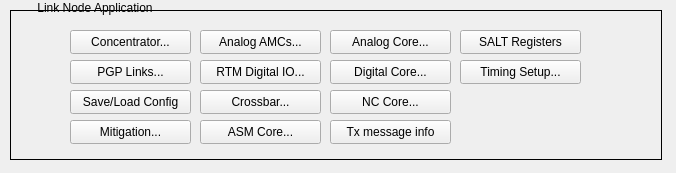
<?xml version="1.0" encoding="UTF-8"?>
<ui version="4.0">
 <class>Form</class>
 <widget class="QWidget" name="Form">
  <property name="geometry">
   <rect>
    <x>0</x>
    <y>0</y>
    <width>676</width>
    <height>173</height>
   </rect>
  </property>
  <property name="windowTitle">
   <string>Form</string>
  </property>
  <property name="styleSheet">
   <string notr="true"/>
  </property>
  <widget class="QFrame" name="frame">
   <property name="geometry">
    <rect>
     <x>10</x>
     <y>10</y>
     <width>652</width>
     <height>150</height>
    </rect>
   </property>
   <property name="frameShape">
    <enum>QFrame::Box</enum>
   </property>
   <property name="frameShadow">
    <enum>QFrame::Plain</enum>
   </property>
   <widget class="PyDMEDMDisplayButton" name="PyDMEDMDisplayButton">
    <property name="geometry">
     <rect>
      <x>60</x>
      <y>20</y>
      <width>121</width>
      <height>24</height>
     </rect>
    </property>
    <property name="toolTip">
     <string/>
    </property>
    <property name="text">
     <string>Concentrator...</string>
    </property>
    <property name="filenames" stdset="0">
     <stringlist>
      <string>$EDM/mps/mps_linknode_concentrator_hps.edl</string>
     </stringlist>
    </property>
    <property name="titles" stdset="0">
     <stringlist/>
    </property>
    <property name="showIcon" stdset="0">
     <bool>false</bool>
    </property>
    <property name="macros" stdset="0">
     <stringlist>
      <string>P=${P}</string>
     </stringlist>
    </property>
   </widget>
   <widget class="PyDMEDMDisplayButton" name="PyDMEDMDisplayButton_3">
    <property name="geometry">
     <rect>
      <x>60</x>
      <y>80</y>
      <width>121</width>
      <height>24</height>
     </rect>
    </property>
    <property name="toolTip">
     <string/>
    </property>
    <property name="text">
     <string>Save/Load Config</string>
    </property>
    <property name="filenames" stdset="0">
     <stringlist>
      <string>$EDM/mps/mps_saveLoadConfig_hps.edl</string>
     </stringlist>
    </property>
    <property name="titles" stdset="0">
     <stringlist/>
    </property>
    <property name="showIcon" stdset="0">
     <bool>false</bool>
    </property>
    <property name="macros" stdset="0">
     <stringlist>
      <string>P=${P}</string>
     </stringlist>
    </property>
   </widget>
   <widget class="PyDMEDMDisplayButton" name="PyDMEDMDisplayButton_4">
    <property name="geometry">
     <rect>
      <x>60</x>
      <y>110</y>
      <width>121</width>
      <height>24</height>
     </rect>
    </property>
    <property name="toolTip">
     <string/>
    </property>
    <property name="text">
     <string>Mitigation...</string>
    </property>
    <property name="filenames" stdset="0">
     <stringlist>
      <string>$EDM/mps/mps_linknode_mitigation_hps.edl</string>
     </stringlist>
    </property>
    <property name="titles" stdset="0">
     <stringlist/>
    </property>
    <property name="showIcon" stdset="0">
     <bool>false</bool>
    </property>
    <property name="macros" stdset="0">
     <stringlist>
      <string>P=${P}</string>
     </stringlist>
    </property>
   </widget>
   <widget class="PyDMEDMDisplayButton" name="PyDMEDMDisplayButton_5">
    <property name="geometry">
     <rect>
      <x>190</x>
      <y>20</y>
      <width>121</width>
      <height>24</height>
     </rect>
    </property>
    <property name="toolTip">
     <string/>
    </property>
    <property name="text">
     <string>Analog AMCs...</string>
    </property>
    <property name="filenames" stdset="0">
     <stringlist>
      <string>$EDM/mps/mps_linknode_analog_amc_hps.edl</string>
     </stringlist>
    </property>
    <property name="titles" stdset="0">
     <stringlist/>
    </property>
    <property name="showIcon" stdset="0">
     <bool>false</bool>
    </property>
    <property name="macros" stdset="0">
     <stringlist>
      <string>P=${P}</string>
     </stringlist>
    </property>
   </widget>
   <widget class="PyDMEDMDisplayButton" name="PyDMEDMDisplayButton_6">
    <property name="geometry">
     <rect>
      <x>190</x>
      <y>50</y>
      <width>121</width>
      <height>24</height>
     </rect>
    </property>
    <property name="toolTip">
     <string/>
    </property>
    <property name="text">
     <string>RTM Digital IO...</string>
    </property>
    <property name="filenames" stdset="0">
     <stringlist>
      <string>$EDM/mps/mps_linknode_rtm_dio_hps.edl</string>
     </stringlist>
    </property>
    <property name="titles" stdset="0">
     <stringlist/>
    </property>
    <property name="showIcon" stdset="0">
     <bool>false</bool>
    </property>
    <property name="macros" stdset="0">
     <stringlist>
      <string>P=${P}</string>
     </stringlist>
    </property>
   </widget>
   <widget class="PyDMEDMDisplayButton" name="PyDMEDMDisplayButton_9">
    <property name="geometry">
     <rect>
      <x>320</x>
      <y>20</y>
      <width>121</width>
      <height>24</height>
     </rect>
    </property>
    <property name="toolTip">
     <string/>
    </property>
    <property name="text">
     <string>Analog Core...</string>
    </property>
    <property name="filenames" stdset="0">
     <stringlist>
      <string>$EDM/mps/mps_analog_core_hps.edl</string>
     </stringlist>
    </property>
    <property name="titles" stdset="0">
     <stringlist/>
    </property>
    <property name="showIcon" stdset="0">
     <bool>false</bool>
    </property>
    <property name="macros" stdset="0">
     <stringlist>
      <string>P=${P}</string>
     </stringlist>
    </property>
   </widget>
   <widget class="PyDMEDMDisplayButton" name="PyDMEDMDisplayButton_10">
    <property name="geometry">
     <rect>
      <x>320</x>
      <y>50</y>
      <width>121</width>
      <height>24</height>
     </rect>
    </property>
    <property name="toolTip">
     <string/>
    </property>
    <property name="text">
     <string>Digital Core...</string>
    </property>
    <property name="filenames" stdset="0">
     <stringlist>
      <string>$EDM/mps/mps_linknode_digital_core_hps.edl</string>
     </stringlist>
    </property>
    <property name="titles" stdset="0">
     <stringlist/>
    </property>
    <property name="showIcon" stdset="0">
     <bool>false</bool>
    </property>
    <property name="macros" stdset="0">
     <stringlist>
      <string>P=${P}</string>
     </stringlist>
    </property>
   </widget>
   <widget class="PyDMEDMDisplayButton" name="PyDMEDMDisplayButton_11">
    <property name="geometry">
     <rect>
      <x>320</x>
      <y>80</y>
      <width>121</width>
      <height>24</height>
     </rect>
    </property>
    <property name="toolTip">
     <string/>
    </property>
    <property name="text">
     <string>NC Core...</string>
    </property>
    <property name="filenames" stdset="0">
     <stringlist>
      <string>$EDM/mps/mps_linknode_lcls1_core_hps.edl</string>
     </stringlist>
    </property>
    <property name="titles" stdset="0">
     <stringlist/>
    </property>
    <property name="showIcon" stdset="0">
     <bool>false</bool>
    </property>
    <property name="macros" stdset="0">
     <stringlist>
      <string>P=${P}</string>
     </stringlist>
    </property>
   </widget>
   <widget class="PyDMEDMDisplayButton" name="PyDMEDMDisplayButton_12">
    <property name="geometry">
     <rect>
      <x>320</x>
      <y>110</y>
      <width>121</width>
      <height>24</height>
     </rect>
    </property>
    <property name="toolTip">
     <string/>
    </property>
    <property name="text">
     <string>Tx message info</string>
    </property>
    <property name="filenames" stdset="0">
     <stringlist>
      <string>$EDM/mps/mps_linknode_debug_hps.edl</string>
     </stringlist>
    </property>
    <property name="titles" stdset="0">
     <stringlist/>
    </property>
    <property name="showIcon" stdset="0">
     <bool>false</bool>
    </property>
    <property name="macros" stdset="0">
     <stringlist>
      <string>P=${P}</string>
     </stringlist>
    </property>
   </widget>
   <widget class="PyDMRelatedDisplayButton" name="PyDMRelatedDisplayButton">
    <property name="geometry">
     <rect>
      <x>60</x>
      <y>50</y>
      <width>121</width>
      <height>24</height>
     </rect>
    </property>
    <property name="toolTip">
     <string/>
    </property>
    <property name="text">
     <string>PGP Links...</string>
    </property>
    <property name="filenames" stdset="0">
     <stringlist>
      <string>mps_pgp_status.ui</string>
      <string>mps_pgp_status.ui</string>
      <string>mps_pgp_status.ui</string>
      <string>mps_pgp_status.ui</string>
     </stringlist>
    </property>
    <property name="titles" stdset="0">
     <stringlist>
      <string>Port 0</string>
      <string>Port 1</string>
      <string>Port 2</string>
      <string>Port 3</string>
     </stringlist>
    </property>
    <property name="showIcon" stdset="0">
     <bool>false</bool>
    </property>
    <property name="macros" stdset="0">
     <stringlist>
      <string>{&quot;N&quot;:&quot;0&quot;}</string>
      <string>{&quot;N&quot;:&quot;1&quot;}</string>
      <string>{&quot;N&quot;:&quot;2&quot;}</string>
      <string>{&quot;N&quot;:&quot;3&quot;}</string>
     </stringlist>
    </property>
    <property name="openInNewWindow" stdset="0">
     <bool>true</bool>
    </property>
   </widget>
   <widget class="PyDMRelatedDisplayButton" name="PyDMRelatedDisplayButton_2">
    <property name="geometry">
     <rect>
      <x>450</x>
      <y>20</y>
      <width>121</width>
      <height>24</height>
     </rect>
    </property>
    <property name="toolTip">
     <string/>
    </property>
    <property name="text">
     <string>SALT Registers</string>
    </property>
    <property name="filenames" stdset="0">
     <stringlist>
      <string>mps_embed_salt.ui</string>
     </stringlist>
    </property>
    <property name="showIcon" stdset="0">
     <bool>false</bool>
    </property>
    <property name="openInNewWindow" stdset="0">
     <bool>true</bool>
    </property>
   </widget>
   <widget class="PyDMRelatedDisplayButton" name="PyDMRelatedDisplayButton_3">
    <property name="geometry">
     <rect>
      <x>190</x>
      <y>80</y>
      <width>121</width>
      <height>24</height>
     </rect>
    </property>
    <property name="toolTip">
     <string/>
    </property>
    <property name="text">
     <string>Crossbar...</string>
    </property>
    <property name="filenames" stdset="0">
     <stringlist>
      <string>mps_crossbar.ui</string>
     </stringlist>
    </property>
    <property name="showIcon" stdset="0">
     <bool>false</bool>
    </property>
    <property name="openInNewWindow" stdset="0">
     <bool>true</bool>
    </property>
   </widget>
   <widget class="PyDMRelatedDisplayButton" name="PyDMRelatedDisplayButton_4">
    <property name="geometry">
     <rect>
      <x>450</x>
      <y>50</y>
      <width>121</width>
      <height>24</height>
     </rect>
    </property>
    <property name="toolTip">
     <string/>
    </property>
    <property name="text">
     <string>Timing Setup...</string>
    </property>
    <property name="filenames" stdset="0">
     <stringlist>
      <string>$PYDM/evnt/tprControls</string>
     </stringlist>
    </property>
    <property name="titles" stdset="0">
     <stringlist/>
    </property>
    <property name="showIcon" stdset="0">
     <bool>false</bool>
    </property>
    <property name="openInNewWindow" stdset="0">
     <bool>true</bool>
    </property>
   </widget>
   <widget class="PyDMRelatedDisplayButton" name="PyDMRelatedDisplayButton_5">
    <property name="geometry">
     <rect>
      <x>190</x>
      <y>110</y>
      <width>121</width>
      <height>24</height>
     </rect>
    </property>
    <property name="toolTip">
     <string/>
    </property>
    <property name="text">
     <string>ASM Core...</string>
    </property>
    <property name="filenames" stdset="0">
     <stringlist>
      <string>$PYDM/mps/mps_ln_asm.ui</string>
     </stringlist>
    </property>
    <property name="showIcon" stdset="0">
     <bool>false</bool>
    </property>
    <property name="openInNewWindow" stdset="0">
     <bool>true</bool>
    </property>
   </widget>
  </widget>
  <widget class="QLabel" name="label_2">
   <property name="geometry">
    <rect>
     <x>20</x>
     <y>0</y>
     <width>150</width>
     <height>15</height>
    </rect>
   </property>
   <property name="text">
    <string>Link Node Application</string>
   </property>
   <property name="alignment">
    <set>Qt::AlignCenter</set>
   </property>
  </widget>
 </widget>
 <customwidgets>
  <customwidget>
   <class>PyDMEDMDisplayButton</class>
   <extends>PyDMRelatedDisplayButton</extends>
   <header>edmbutton.edm_button</header>
   <container>1</container>
  </customwidget>
  <customwidget>
   <class>PyDMRelatedDisplayButton</class>
   <extends>QPushButton</extends>
   <header>pydm.widgets.related_display_button</header>
  </customwidget>
 </customwidgets>
 <resources/>
 <connections/>
</ui>
